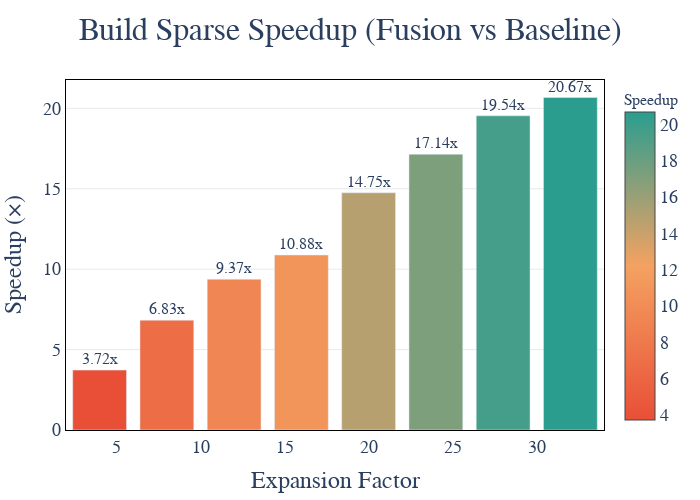

The code cell stored with this chart in its notebook:
### Code cell
speedup = [base / sparse for base, sparse in zip(time_base, time_fusion)]

fig_speedup = go.Figure()

fig_speedup.add_trace(go.Bar(
    x=expansion_factors,
    y=speedup,
    marker=dict(
        color=speedup,
        colorscale=[[0, '#E94F37'], [0.5, '#F4A261'], [1, '#2A9D8F']],
        showscale=True,
        colorbar=dict(
            title=dict(text='Speedup', font=dict(size=16, family='Times New Roman')),
            tickfont=dict(size=18, family='Times New Roman'),
        ),
    ),
    text=[f'{s:.2f}x' for s in speedup],
    textposition='outside',
    textfont=dict(size=16, family='Times New Roman'),
))

fig_speedup.update_layout(
    title=dict(
        text=f'Build Sparse Speedup (Fusion vs Baseline)',
        font=dict(size=32, family='Times New Roman'),
        x=0.5,
    ),
    xaxis=dict(
        title=dict(text='Expansion Factor', font=dict(size=24, family='Times New Roman')),
        tickfont=dict(size=18, family='Times New Roman'),
        showline=True,
        linewidth=1,
        linecolor='black',
        mirror=True,
    ),
    yaxis=dict(
        title=dict(text='Speedup (×)', font=dict(size=24, family='Times New Roman')),
        tickfont=dict(size=18, family='Times New Roman'),
        gridcolor='lightgray',
        gridwidth=0.5,
        showline=True,
        linewidth=1,
        linecolor='black',
        mirror=True,
        rangemode='tozero',
    ),
    plot_bgcolor='white',
    paper_bgcolor='white',
    width=700,
    height=500,
    margin=dict(l=60, r=40, t=80, b=60),
    showlegend=False,
)

fig_speedup.show()

fig_speedup.write_image(
    "/Users/jxwang/Programs/sii-courses/ai-system-25/course_project/result/kernel_fusion/build_sparse_speedup_comparison.pdf", 
    format="pdf",
)

### Figure 1 — Plotly figure (JSON) as saved in the notebook; plotly's stock layout.template omitted (floating-point values rounded to 4 significant figures)
{"data": [{"marker": {"color": [3.723, 6.826, 9.372, 10.88, 14.75, 17.14, 19.54, 20.67], "colorbar": {"tickfont": {"family": "Times New Roman", "size": 18}, "title": {"font": {"family": "Times New Roman", "size": 16}, "text": "Speedup"}}, "colorscale": [[0, "#E94F37"], [0.5, "#F4A261"], [1, "#2A9D8F"]], "showscale": true}, "text": ["3.72x", "6.83x", "9.37x", "10.88x", "14.75x", "17.14x", "19.54x", "20.67x"], "textfont": {"family": "Times New Roman", "size": 16}, "textposition": "outside", "type": "bar", "x": [4, 8, 12, 16, 20, 24, 28, 32], "y": [3.723, 6.826, 9.372, 10.88, 14.75, 17.14, 19.54, 20.67]}], "layout": {"height": 500, "margin": {"b": 60, "l": 60, "r": 40, "t": 80}, "paper_bgcolor": "white", "plot_bgcolor": "white", "showlegend": false, "title": {"font": {"family": "Times New Roman", "size": 32}, "text": "Build Sparse Speedup (Fusion vs Baseline)", "x": 0.5}, "width": 700, "xaxis": {"linecolor": "black", "linewidth": 1, "mirror": true, "showline": true, "tickfont": {"family": "Times New Roman", "size": 18}, "title": {"font": {"family": "Times New Roman", "size": 24}, "text": "Expansion Factor"}}, "yaxis": {"gridcolor": "lightgray", "gridwidth": 0.5, "linecolor": "black", "linewidth": 1, "mirror": true, "rangemode": "tozero", "showline": true, "tickfont": {"family": "Times New Roman", "size": 18}, "title": {"font": {"family": "Times New Roman", "size": 24}, "text": "Speedup (×)"}}}}
